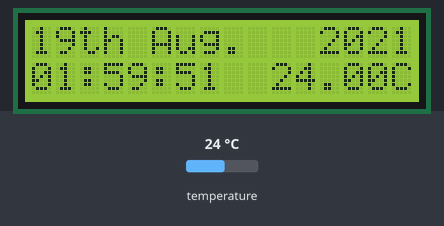
A sketch run on a simulated Arduino Uno, built with avr-gcc and run on an emulated ATmega328P. Shown: 16×2 character LCD. The inputs (shaded band) are chosen by the test bench; at power-on: temperature 24 °C. The local clock reads 2024-03-15 10:24:30 at power-on unless the sketch sets it.

Above: at 1.2 s.
1.3 s: temperature set to 9 °C
At 2.3 s:
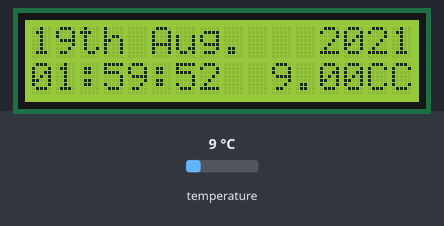
5.4 s: temperature set to 12 °C
At 6.4 s:
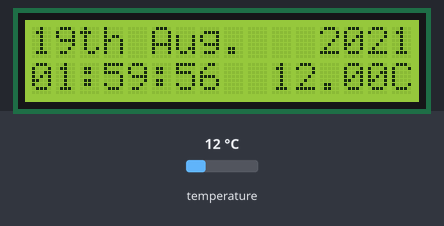
8.6 s: temperature set to 19 °C
At 9.4 s:
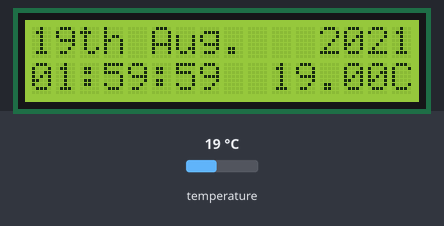
Timing chart, 0 to 11.6 s (numbered marks = the images above; inputs shaded):
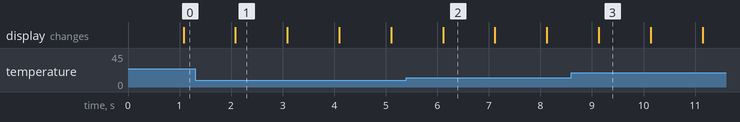

Measured:
- after the input at 1.3 s, the display: changes after 0.78 s (image 1)
- after the input at 5.4 s, the display: changes after 0.71 s (image 2)
- what the display in image 1 shows lasts 1.0 s, from 2.1 s to 3.1 s

The sketch:

RTC_LCD.ino
```cpp
#include <LiquidCrystal.h>
#include <Wire.h>
#include "ds3231.h"

// Pin mapping
#define rs 2
#define rw 3
#define en 4
#define d0 5
#define d1 6
#define d2 7
#define d3 8
#define d4 9
#define d5 10
#define d6 11
#define d7 12

// Globals
struct ts t;
float temperature;
const char* months[12] = {"Jan", "Feb", "Mar", "Apr", "May", "Jun", "Jul", "Aug", "Sept", "Oct", "Nov", "Dec"};

// Initialize LCD
LiquidCrystal lcd(rs, rw, en, d0, d1, d2, d3, d4, d5, d6, d7);

void setup() {
  // put your setup code here, to run once:
  lcd.begin(16, 2);

  // Initialize to current time
  Wire.begin();
  DS3231_init(DS3231_CONTROL_INTCN);

  t.hour=1;
  t.min=59;
  t.sec=50;
  t.mday=19;
  t.mon=8;
  t.year=2021;

  DS3231_set(t);
}

void loop() {
  // put your main code here, to run repeatedly:
  // Get datetime
  DS3231_get(&t);
  // Get temperature
  temperature = DS3231_get_treg();

  // Display Date
  lcd.setCursor(0,0);
  lcd.print( (t.mday < 10 ? "0" + String(t.mday) : String(t.mday)) +"th "+months[t.mon-1]+".");
  lcd.setCursor(12,0);
  lcd.print(String(t.year));

  // Display Time
  lcd.setCursor(0,1);
  lcd.print((t.hour < 10 ? "0"+String(t.hour) : String(t.hour)) +":"+  \
            (t.min < 10 ? "0"+String(t.min) : String(t.min)) + ":" +  \
            (t.sec < 10 ? "0"+String(t.sec) : String(t.sec)));

  // Display Temperature
  lcd.setCursor(10,1);
  lcd.print(String(temperature)+"C");

  // Update one second later
  delay(1000);
}
```
